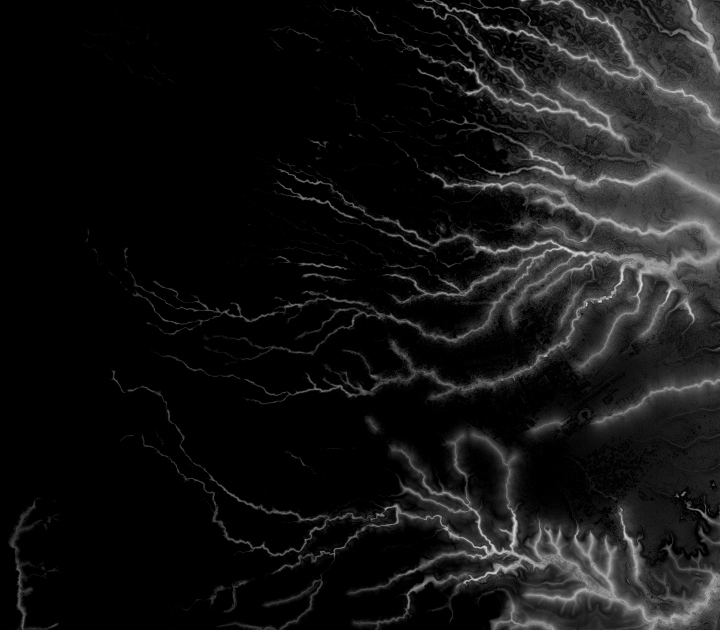
#> input picture data/nairobi_pluvial_proxy_common.tif, 1439 x 1260 px (shown at 1/2 size); its folder holds only this picture in this run
$ python build_proxy_overlays.py
#> lines starting #> are read from the running program, lines starting #| are printed output that depends on the picture
"""Create transparent map overlays from the supplied Nairobi GeoTIFF proxy rasters.

Run with: python3 scripts/build_proxy_overlays.py
Requires Pillow and numpy. The PNGs contain model proxy values, not observed flooding.
"""
from pathlib import Path

import numpy as np
from PIL import Image

root = Path(__file__).resolve().parents[1]
out = root / 'client' / 'public' / 'assets'
out.mkdir(parents=True, exist_ok=True)
for tier in ('common', 'occasional', 'moderate', 'severe', 'extreme'):
    source = root / 'data' / f'nairobi_pluvial_proxy_{tier}.tif'
    with Image.open(source) as raster:
#> raster is the input picture: PIL image 1439x1260 F; min 0, max 1, mean 0.0808
        values = np.asarray(raster, dtype=np.float32)
    strength = np.clip(values, 0, 1)
    rgba = np.zeros((*strength.shape, 4), dtype=np.uint8)
    low = np.array([253, 232, 238], dtype=np.float32)
    middle = np.array([216, 24, 75], dtype=np.float32)
    high = np.array([122, 12, 40], dtype=np.float32)
    lower_mix = np.clip(strength * 2, 0, 1)[..., None]
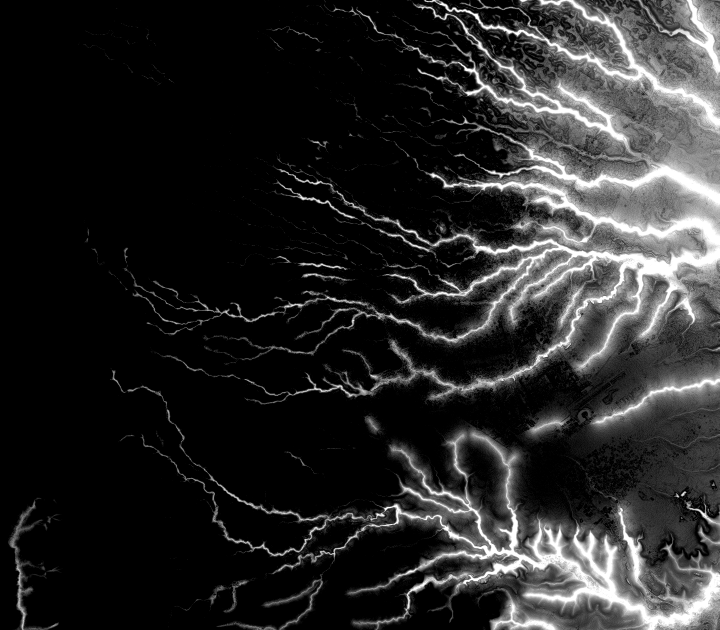
#> lower_mix: shape (1260, 1439, 1) float32 (shown at 1/2 size); min 0, max 1, mean 0.157
    upper_mix = np.clip((strength - 0.5) * 2, 0, 1)[..., None]
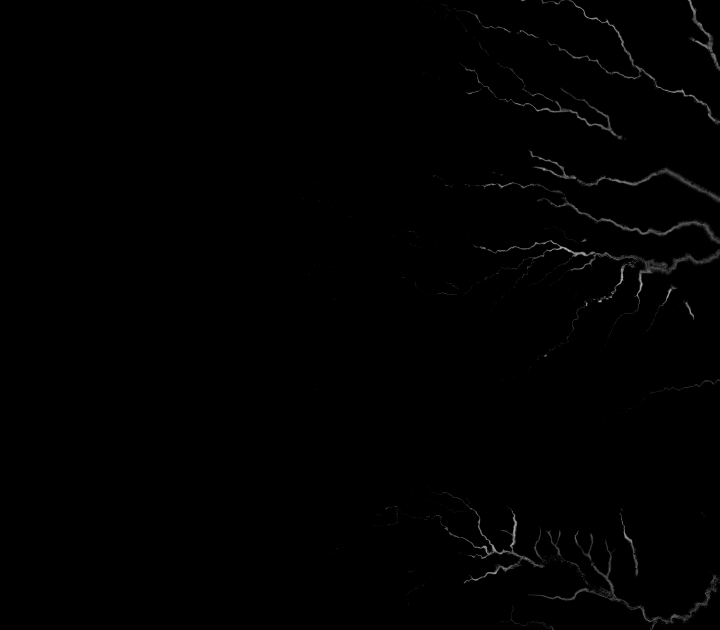
#> upper_mix: shape (1260, 1439, 1) float32 (shown at 1/2 size); min 0, max 1, mean 0.00418
    colors = np.where(
        (strength <= 0.5)[..., None],
        low + (middle - low) * lower_mix,
        middle + (high - middle) * upper_mix,
    )
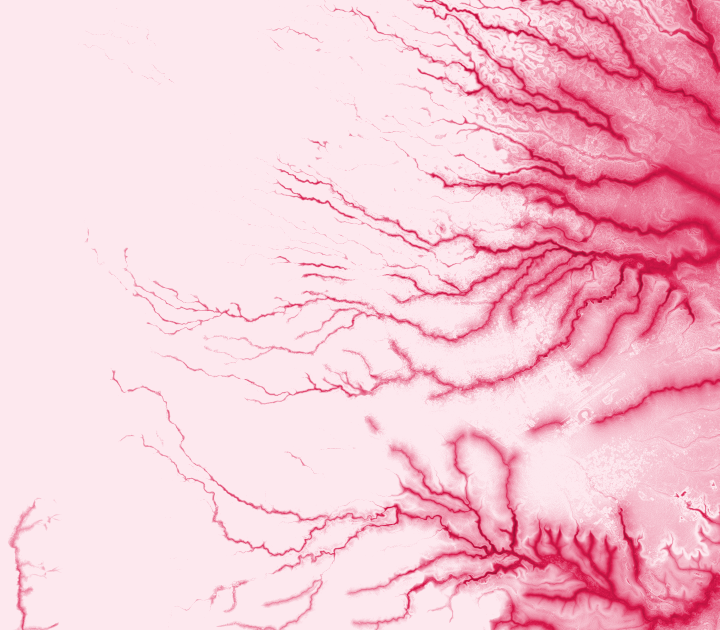
#> colors: shape (1260, 1439, 3) float32 (shown at 1/2 size); mean of channels 0, 1, 2 248.8, 196.4, 210.5; drawn as R, G, B
    rgba[..., :3] = np.rint(colors).astype(np.uint8)
    rgba[..., 3] = np.where(strength > 0, 65 + strength * 125, 0).astype(np.uint8)
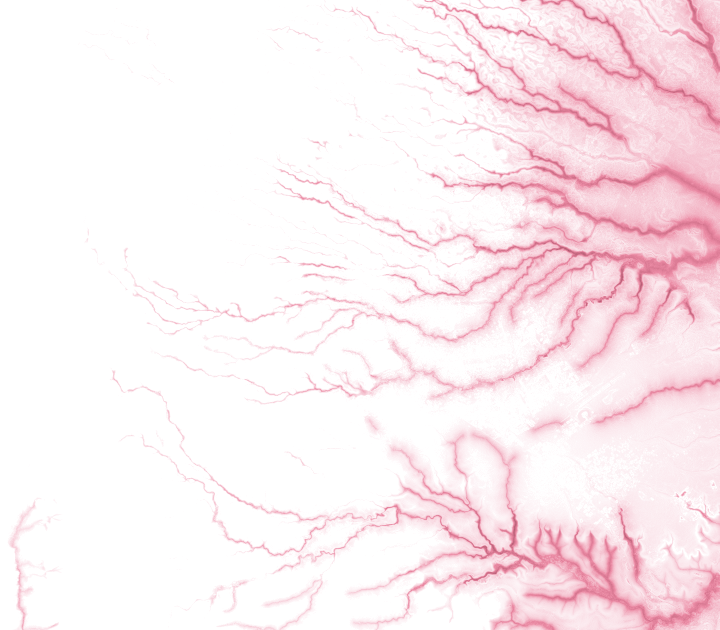
#> rgba: shape (1260, 1439, 4) (shown at 1/2 size); mean of channels 0, 1, 2, 3 246.8, 199.2, 212.2, 35.9; transparent parts drawn white
    target = out / f'proxy-{tier}.png'
    Image.fromarray(rgba, 'RGBA').save(target, optimize=True)
#> (the run stopped early here; a loop or call above may not have finished)
